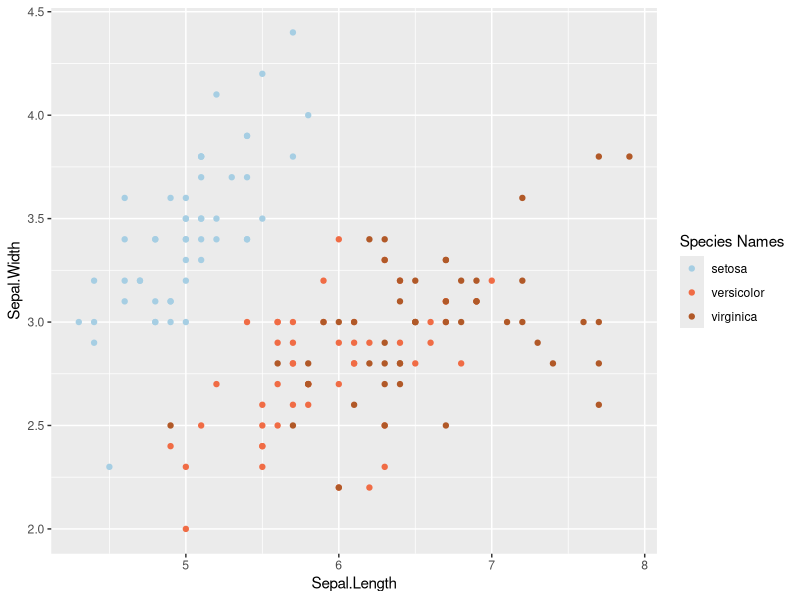

Write R code to recreate this figure.
library(ggplot2)
library(RColorBrewer)

#define custom color scale
myColors_map <- brewer.pal(12, "Paired")


colourCount <-  length(unique(iris$Species))
myColors <- colorRampPalette(myColors_map)(colourCount)
names(myColors) <- levels(iris$Species)
custom_colors <- scale_colour_manual(name = "Species Names", values = myColors)

ggplot(iris, aes(x=Sepal.Length, y=Sepal.Width, color=Species)) +
  geom_point() +
  custom_colors

# assign_clolors_by_factor

# How to Assign Colors by Factor in ggplot2 (With Examples)
#https://www.statology.org/color-by-factor-ggplot2/
# RColorBrewer 知乎
#https://zhuanlan.zhihu.com/p/546088806
# RColorBrewer | 再多的配色也能轻松搞定！~（二）
#https://zhuanlan.zhihu.com/p/569201131
